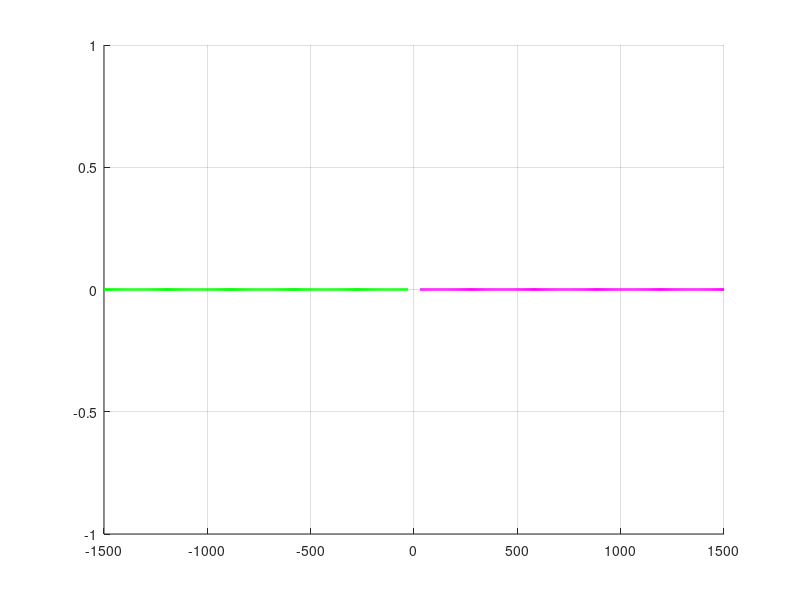

Recreate this plot in MATLAB. (Note: this script raises an error after producing the figure.)
clear; clc; close all;

%% ================================================================
%  0. 데이터 로드
%% ================================================================
data_dir = 'motor_sweep_data';
files = dir(fullfile(data_dir, 'step_*.out'));
files = sort({files.name});
files = files(~cellfun(@isempty, regexp(files, 'step_\d{3}_')));

Vc_CW = []; om_CW = [];
Vc_CCW = []; om_CCW = [];

for i = 1:numel(files)
    tok = regexp(files{i}, 'step_\d+_V(\d+)\.(\d+)_(CW|CCW)\.out', 'tokens');
    if isempty(tok), continue; end
    vcmd = str2double(tok{1}{1}) + str2double(tok{1}{2}) * 0.01;
    dir_ = tok{1}{3};

    fid = fopen(fullfile(data_dir, files{i}), 'r');
    raw = textscan(fid, '%f %f %f %f %f', 'HeaderLines', 8, 'CommentStyle', '%');
    fclose(fid);
    if isempty(raw{1}), continue; end

    t = raw{1}; omega = raw{5};
    omega_mean = mean(omega(t >= t(end) - 2.0));

    if strcmp(dir_, 'CW')
        Vc_CW(end+1)  = vcmd;  om_CW(end+1)  = omega_mean * (180/pi); % rad/s → deg/s
    else
        Vc_CCW(end+1) = vcmd;  om_CCW(end+1) = omega_mean * (180/pi); % rad/s → deg/s
    end
end

[Vc_CW,  idx] = sort(Vc_CW);  om_CW  = om_CW(idx);
[Vc_CCW, idx] = sort(Vc_CCW); om_CCW = om_CCW(idx);

%% ================================================================
%  1. 파라미터 — 여기만 수정
%% ================================================================
Wc_DZ      = 20.0;    % 데드존 경계  [deg/s]
Wc_SAT     = 1400.0;  % 포화 속도    [deg/s]  (데이터에 맞게 조정)
om_fit_min = 30.0;    % 피팅 범위 하한 [deg/s]  (데드존 근처 노이즈 제거)
om_fit_max = 1500.0;  % 피팅 범위 상한 [deg/s]

%% ================================================================
%  2. 피팅 — ★ 축 교환: x = omega, y = Vc  /  4차 다항식
%% ================================================================
valid_CW  = om_CW  >  om_fit_min & om_CW  <  om_fit_max;
valid_CCW = om_CCW < -om_fit_min & om_CCW > -om_fit_max;

% polyfit( x=omega [deg/s],  y=Vc,  차수=4 )  → Vc = f(omega) 직접 피팅
CoefP = polyfit(om_CW(valid_CW),   Vc_CW(valid_CW),   4);
CoefN = polyfit(om_CCW(valid_CCW), Vc_CCW(valid_CCW), 4);

fprintf('============================================================\n');
fprintf('[CW  CoefP] ');  fprintf('%+.6e  ', CoefP);  fprintf('\n');
fprintf('[CCW CoefN] ');  fprintf('%+.6e  ', CoefN);  fprintf('\n');
fprintf('============================================================\n');

%% ================================================================
%  3. Figure 1: 정적 특성 산점도 + 피팅 곡선  (x=omega [deg/s], y=Vc)
%% ================================================================
figure(1); clf; hold on; grid on;

scatter(om_CW,  Vc_CW,  50, 'b', 'filled', 'DisplayName', 'CW 데이터');
scatter(om_CCW, Vc_CCW, 50, 'r', 'filled', 'DisplayName', 'CCW 데이터');

om_line_cw  = linspace(om_fit_min,  om_fit_max,  300);
om_line_ccw = linspace(-om_fit_max, -om_fit_min, 300);
plot(om_line_cw,  polyval(CoefP, om_line_cw),  'm-', 'LineWidth', 2, 'DisplayName', 'CW 피팅 (4차)');
plot(om_line_ccw, polyval(CoefN, om_line_ccw), 'g-', 'LineWidth', 2, 'DisplayName', 'CCW 피팅 (4차)');

xline(0,   'k:',  'LineWidth', 0.8, 'HandleVisibility', 'off');
yline(2.5, 'k--', 'LineWidth', 1.0, 'DisplayName', '중립 2.5 V');
xlabel('\omega [deg/s]', 'FontSize', 13);
ylabel('V_c [V]',        'FontSize', 13);
title('정적 특성: V_m = g(\omega_{out})', 'FontSize', 14, 'FontWeight', 'bold');
legend('Location', 'northwest', 'FontSize', 11);
set(gcf, 'Position', [100, 100, 900, 550]);

%% ================================================================
%  4. 선형화 함수: ωc [deg/s] → Vcmd
%     ★ 데드존 구간은 경계 두 점을 직선으로 연결
%% ================================================================
Wcmd_ref = linspace(-Wc_SAT, Wc_SAT, 3001);
Vcmd_out = zeros(size(Wcmd_ref));

% 데드존 경계값 (직선 보간용 양 끝점)
Vc_at_pos_DZ = polyval(CoefP,  Wc_DZ);   % +Wc_DZ 에서 CW 피팅값
Vc_at_neg_DZ = polyval(CoefN, -Wc_DZ);   % -Wc_DZ 에서 CCW 피팅값

fprintf('데드존 경계값: Vc(+DZ) = %.4f V,  Vc(-DZ) = %.4f V\n', ...
        Vc_at_pos_DZ, Vc_at_neg_DZ);

for i = 1:length(Wcmd_ref)
    Wc = Wcmd_ref(i);

    if Wc >= Wc_DZ                        % CW 구간
        Wc_clamp    = min(Wc, Wc_SAT);
        Vcmd_out(i) = polyval(CoefP, Wc_clamp);

    elseif Wc <= -Wc_DZ                   % CCW 구간
        Wc_clamp    = max(Wc, -Wc_SAT);
        Vcmd_out(i) = polyval(CoefN, Wc_clamp);

    else                                   % 데드존: 직선 보간
        % alpha=0 → -Wc_DZ (Vc_at_neg_DZ),  alpha=1 → +Wc_DZ (Vc_at_pos_DZ)
        alpha       = (Wc - (-Wc_DZ)) / (2 * Wc_DZ);
        Vcmd_out(i) = Vc_at_neg_DZ + alpha * (Vc_at_pos_DZ - Vc_at_neg_DZ);
    end
end

%% ================================================================
%  5. 검증: interp1 로 실제 출력 추정  (교수님 방식)
%% ================================================================
Vm_all = [Vc_CCW, Vc_CW];
Wg_all = [om_CCW, om_CW];          % 이미 deg/s
[Vm_all, sortIdx] = sort(Vm_all);
Wg_all = Wg_all(sortIdx);

Wout = zeros(size(Wcmd_ref));
for i = 1:length(Wcmd_ref)
    if Vcmd_out(i) >= min(Vm_all) && Vcmd_out(i) <= max(Vm_all)
        Wout(i) = interp1(Vm_all, Wg_all, Vcmd_out(i), 'linear');
    else
        Wout(i) = interp1(Vm_all, Wg_all, Vcmd_out(i), 'linear', 'extrap');
    end
end

%% ================================================================
%  6. Figure 2: 선형화 함수  V_m = f(ω_c)
%% ================================================================
figure(2); clf; hold on; grid on;

plot(Wg_all, Vm_all, 'b-', 'LineWidth', 1.5, 'DisplayName', ...
     '정적 특성: V_m = g(\omega_{out})');
plot(Wcmd_ref, Vcmd_out, 'r-', 'LineWidth', 2, 'DisplayName', ...
     '선형화 함수: V_m = f^{-1}(\omega_c)');

xline( Wc_DZ, 'b:', 'LineWidth', 1, 'DisplayName', ...
       sprintf('\\pm W_{DZ} = %.0f deg/s', Wc_DZ));
xline(-Wc_DZ, 'b:', 'LineWidth', 1, 'HandleVisibility', 'off');
yline(2.5, 'k--', 'LineWidth', 1, 'DisplayName', '중립 2.5 V');

xlabel('\omega_c [deg/s]', 'FontSize', 13);
ylabel('V_{cmd} [V]',      'FontSize', 13);
title('Linearization Function Design:  V_m = f(\omega_c)', ...
      'FontSize', 14, 'FontWeight', 'bold');
legend('Location', 'northwest', 'FontSize', 11);
xlim([-Wc_SAT Wc_SAT]); ylim([0 5]);
set(gcf, 'Position', [100, 100, 900, 550]);

%% ================================================================
%  7. Figure 3: 선형화 검증  ω_c vs ω_out
%% ================================================================
figure(3); clf; hold on; grid on;

plot(Wcmd_ref, Wcmd_ref, 'k--', 'LineWidth', 1.5, 'DisplayName', ...
     '목표: \omega_{out} = \omega_c  (1:1)');
plot(Wcmd_ref, Wout, 'r-', 'LineWidth', 2, 'DisplayName', ...
     '\omega_c \rightarrow f^{-1} \rightarrow V_m \rightarrow motor \rightarrow \omega_{out}');

xline( Wc_DZ, 'b:', 'LineWidth', 1, 'DisplayName', ...
       sprintf('\\pm W_{DZ} = %.0f deg/s', Wc_DZ));
xline(-Wc_DZ, 'b:', 'LineWidth', 1, 'HandleVisibility', 'off');
yline(0, 'k:', 'LineWidth', 0.8, 'HandleVisibility', 'off');

xlabel('\omega_c [deg/s]',    'FontSize', 13);
ylabel('\omega_{out} [deg/s]', 'FontSize', 13);
title('Expected Linearization Result: \omega_c vs \omega_{out}', ...
      'FontSize', 14, 'FontWeight', 'bold');
legend('Location', 'northwest', 'FontSize', 11);
xlim([-Wc_SAT Wc_SAT]); ylim([-Wc_SAT Wc_SAT]);
set(gcf, 'Position', [100, 100, 900, 550]);
